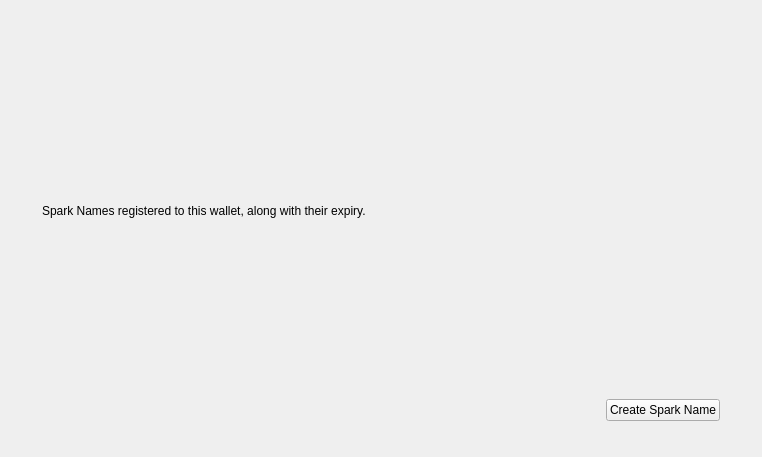
<?xml version="1.0" encoding="UTF-8"?>
<ui version="4.0">
 <class>SparkNamesPage</class>
 <widget class="QWidget" name="SparkNamesPage">
  <property name="geometry">
   <rect>
    <x>0</x>
    <y>0</y>
    <width>762</width>
    <height>457</height>
   </rect>
  </property>
  <property name="windowTitle">
   <string>Form</string>
  </property>
  <layout class="QVBoxLayout" name="topLayout">
   <property name="spacing">
    <number>0</number>
   </property>
   <property name="leftMargin">
    <number>22</number>
   </property>
   <property name="topMargin">
    <number>18</number>
   </property>
   <property name="rightMargin">
    <number>22</number>
   </property>
   <property name="bottomMargin">
    <number>18</number>
   </property>
   <item>
    <widget class="QFrame" name="sparkNamesContentCard">
     <property name="frameShape">
      <enum>QFrame::NoFrame</enum>
     </property>
     <property name="frameShadow">
      <enum>QFrame::Plain</enum>
     </property>
     <property name="sizePolicy">
      <sizepolicy hsizetype="Expanding" vsizetype="Expanding">
       <horstretch>1</horstretch>
       <verstretch>1</verstretch>
      </sizepolicy>
     </property>
     <layout class="QVBoxLayout" name="verticalLayoutCard">
      <property name="spacing">
       <number>14</number>
      </property>
      <property name="leftMargin">
       <number>20</number>
      </property>
      <property name="topMargin">
       <number>18</number>
      </property>
      <property name="rightMargin">
       <number>20</number>
      </property>
      <property name="bottomMargin">
       <number>18</number>
      </property>
      <item>
       <widget class="QLabel" name="headerLabel">
        <property name="text">
         <string>Spark Names registered to this wallet, along with their expiry.</string>
        </property>
       </widget>
      </item>
      <item>
       <layout class="QHBoxLayout" name="bottomLayout">
        <property name="spacing">
         <number>12</number>
        </property>
        <item>
         <spacer name="bottomSpacer">
          <property name="orientation">
           <enum>Qt::Horizontal</enum>
          </property>
          <property name="sizeType">
           <enum>QSizePolicy::Expanding</enum>
          </property>
          <property name="sizeHint" stdset="0">
           <size>
            <width>0</width>
            <height>0</height>
           </size>
          </property>
         </spacer>
        </item>
        <item>
         <widget class="QPushButton" name="createSparkNameButton">
          <property name="toolTip">
           <string>Register a new Spark Name for this wallet.</string>
          </property>
          <property name="text">
           <string>Create Spark Name</string>
          </property>
          <property name="autoDefault">
           <bool>false</bool>
          </property>
         </widget>
        </item>
       </layout>
      </item>
     </layout>
    </widget>
   </item>
  </layout>
 </widget>
 <resources/>
 <connections/>
</ui>
